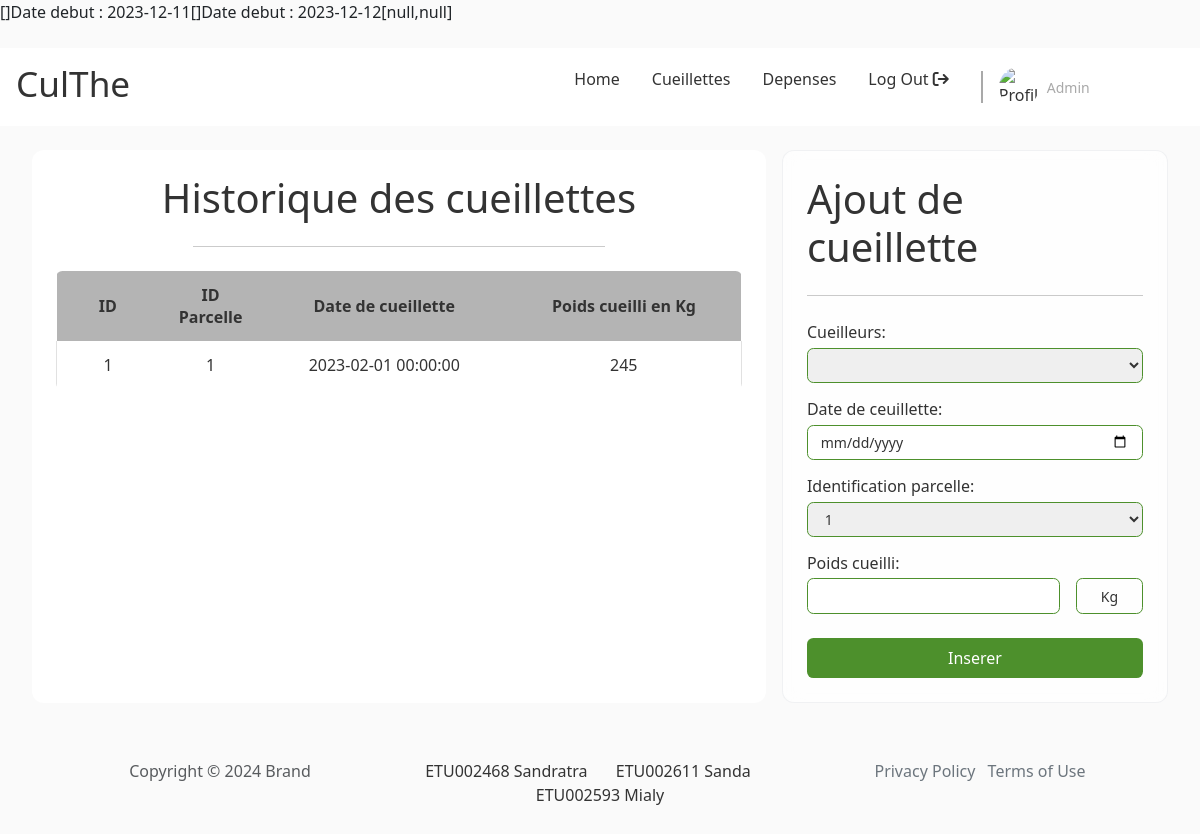
/pages/client/main.php?page=cueillettes, run on an earlier commit of the app's database.
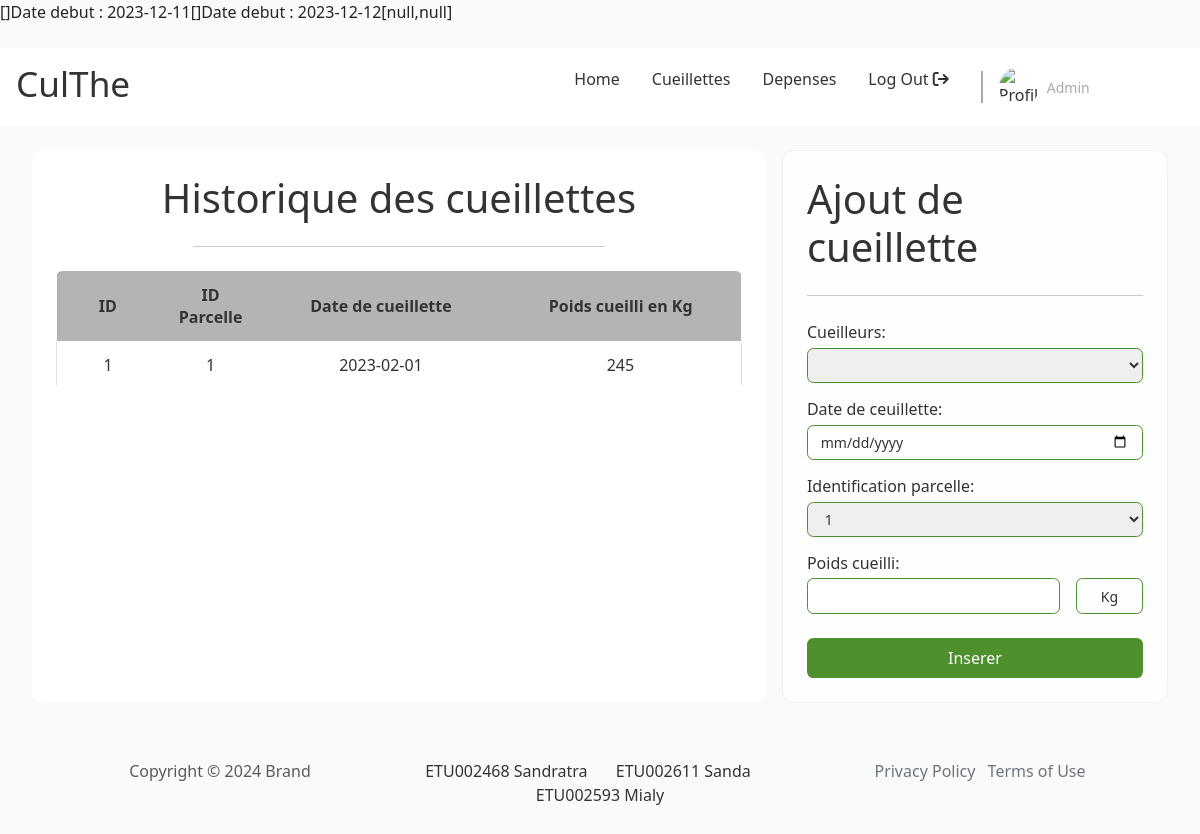
And on a later commit of the database.
### tables this page shows
CREATE TABLE culthe_cueillette(
    id INT PRIMARY KEY AUTO_INCREMENT,
    id_cueilleur INT NOT NULL, 
    id_parcelle INT NOT NULL, 
    date_cueillette DATE NOT NULL, 
    poids_cueilli DECIMAL NOT NULL, 
    FOREIGN KEY(id_cueilleur) REFERENCES culthe_cueilleur(id),
    FOREIGN KEY(id_parcelle) REFERENCES culthe_parcelle(id)
);

### inc/functions.php (called while the page is built, shortened)
<?php
    require("connexion.php");
    require("user/function_user.php");
    require("admin/function_parcelle.php");
    require("admin/function_cueilleur.php");
    get_list_paiement_cueilleur('2023-12-10','2023-12-11');
?>

### inc/connexion.php (called while the page is built)
<?php
    function dbconnect(){
        static $connect = null;
        if ($connect===null) {
            $connect = mysqli_connect('localhost','Sanda','DashDashGo2K23!!','culthe');
        }
        return $connect;
    }
?>

### inc/user/function_user.php (called while the page is built, shortened)
<?php
    function get_all_cueillette(){
        $request = "SELECT * FROM culthe_cueillette";
        $temp = mysqli_query(dbconnect(),$request);
        $result = array();
        while($donne = mysqli_fetch_array($temp)){
            $result[] = $donne;
        }
        return $result;
    }
?>

### inc/admin/function_parcelle.php (called while the page is built, shortened)
<?php
    function get_all_info_parcelle(){
        $request = "SELECT * FROM v_culthe_info_parcelle";
        $temp = mysqli_query(dbconnect(),$request);
        $result = array();
        while($donne = mysqli_fetch_array($temp)){
            $result[] = $donne;
        }
        return $result;
    }
?>

### pages/client/cueillettes.php (the view, shortened to what this page needs)
<?php
    $cueillettes = get_all_cueillette();
    $parcelles = get_all_info_parcelle();
    $cueilleurs = get_all_info_cueilleur();
?>
<div class="body double-col">
        <section class="left">
            <h1 class="section__title">Historique des cueillettes</h1>
            <hr class="section__sep">
            <div class="section__content">
                <table>
                    <tr>
                        <th class="id number">ID</th>
                        <th class="id number">ID Parcelle</th>
                        <th class="date">Date de cueillette</th>
                        <th class="number">Poids cueilli en Kg</th>
                    </tr>
                    <?php foreach( $cueillettes as &$value ) { ?>
                    <tr>
                        <td class="id number"><?php echo $value['id']; ?></td>
                        <td class="id number"><?php echo$value['id_parcelle']; ?></td>
                        <td class="name"><?php echo $value['date_cueillette'] ?></td>
                        <td class="name"><?php echo $value['poids_cueilli']; ?></td>
                    </tr>
                    <?php } ?>
                </table>
            </div>
        </section>
        <section class="right">
            <form action="../../handler/client/cueillette_handler.php" method="post" id="form" class="form">
                <h1 class="form__title">Ajout de cueillette</h1>
                <hr class="form__sep">
                <div class="form__content">
                     <div class="form__input vertical">
                        <label for="field" class="form__label">Cueilleurs:</label>
                        <select name="cueilleur" id="cueilleur" class="form__input-field">
                            <?php foreach( $cueilleurs as &$value ) { ?>
                                <option value="<?php echo $value['id_cueilleur']; ?>"><?php echo $value['nom_cueilleur']; ?></option>
                            <?php } ?>
                        </select>
                    </div>
                    <div class="form__input vertical">
                        <label for="date_harvest" class="form__label">Date de ceuillette:</label>
                        <input type="date" name="date_cueillete" id="date_cueillete" class="form__input-field" />
                    </div>
                    <div class="form__input vertical">
                        <label for="field" class="form__label">Identification parcelle:</label>
                        <select name="parcelle" id="parcelle" class="form__input-field">
                            <?php foreach( $parcelles as &$value ) { ?>
                                <option value="<?php echo $value['id_parcelle']; ?>"><?php echo $value['numero_parcelle']; ?></option>
                            <?php } ?>
                        </select>
                    </div>
                    <div class="form__input vertical">
                        <label for="weight_harvest" class="form__label">Poids cueilli:</label>
                        <div>
                            <input type="number" name="poids" id="poids" class="form__input-field" />
                            <span class="form__input-field unit">Kg</span>
                        </div>
                    </div>
                </div>
                <input type="submit" value="Inserer" class="form__submit btn" id="form__submit btn" />
            </form>
        </section>
    </div>

### inc/admin/function_cueilleur.php (shortened to what this page needs)
<?php
    function get_paiement_cueilleur($date){
        $request = "SELECT * FROM v_culthe_paiement_cueilleur WHERE date_cueillette='%s'";
        $request = sprintf($request,$date);
        $temp = mysqli_query(dbconnect(),$request);
        $result = [];
        return $result;
    }
    function get_total_paiement_cueilleur($date){
        $list = get_paiement_cueilleur($date);
        $result = array();
        for($i=0; $i<count($list); $i++){
            $temp = array(
                "date" => $list[$i]['date_cueillette'],
                "nom" => $list[$i]['nom'],
                "bonus" => $list[$i]['bonus'],
                "malus" => $list[$i]['malus'],
                "poids_minimal" => $list[$i]['poids_minimal'],
                "poids_cueilli" => $list[$i]['poids_cueilli'],
                "montant" => $list[$i]['montant']
            );
            $result[] = $temp;
        }
        echo json_encode($result);
    }
    function get_list_paiement_cueilleur($date_debut,$date_fin){
        $list = array();
        while($date_debut <= $date_fin){
            $list[] = get_total_paiement_cueilleur($date_debut);
            $date_debut = date('Y-m-d',strtotime($date_debut.'+ 1 days'));
            echo "Date debut : ".$date_debut;
        }
        echo json_encode($list);
    }
?>

### pages/client/main.php (shortened to what this page needs)
<?php
    require("../../inc/functions.php");
    $include = "resultat.php";
    if(isset($_GET["page"])){
        $include = "../client/" . $_GET["page"] . ".php";
    }
?>
<!DOCTYPE html>
<html lang="en">
<head>
    <link rel="stylesheet" href="../../assets/lib/bootstrap-5.3.2-dist/css/bootstrap.min.css">
    <link rel="stylesheet" href="../../assets/lib/fontawesome-free-6.4.2-web/css/fontawesome.css">
    <link rel="stylesheet" href="../../assets/lib/fontawesome-free-6.4.2-web/css/all.css">
    <link rel="stylesheet" href="../../assets/css/style.css">
    <link rel="stylesheet" href="../../assets/css/index.css">
    <link rel="stylesheet" href="../../assets/css/form.css">
    <link rel="stylesheet" href="../../assets/css/home.css">
    <link rel="stylesheet" href="../../assets/css/layout.css">
</head>
<body>
    <?php include("header.php"); ?>
    <?php if(isset($include)) {?>
    <?php include("../client/" . $include); ?>
    <?php }else{ ?>
        <?php include("../client/resultat.php"); ?>
    <?php } ?>
    <?php include("../shared/footer.php"); ?>
</body>
</html>

### pages/client/header.php (shortened to what this page needs)
<header id="main-header">
        <h1 class="header__logo"><a href="main.php?page=resultat">CulThe</a></h1>
        <div>
            <nav class="header__nav nav">
                <ul>
                    <li class="nav__item"><a href="main.php?page=resultat">Home</a></li>
                    <li class="nav__item"><a href="main.php?page=cueillettes">Cueillettes</a></li>
                    <li class="nav__item"><a href="main.php?page=depenses">Depenses</a></li>
                    <li class="nav__item"><a href="../../handler/client/logOut.php">Log Out <i class="fa fa-sign-out"></i></a></li>
                </ul>
            </nav>
            <span class="vertical-sep"></span>
            <div class="header__profile profile">
                <div class="profile__img">
                    <img src="../assets/img/tea_breeze.jpg" alt="Profile image">
                </div>
                <div class="profile__details">
                    <span class="profile__status">Admin</span>
                </div>
            </div>
        </div>
    </header>

### pages/shared/footer.php
<footer class="text-center py-4">
    <div class="container">
        <div class="row row-cols-1 row-cols-lg-3">
            <div class="col">
                <p class="text-muted my-2">Copyright © 2024 Brand</p>
            </div>
            <div class="col">
                <ul class="list-inline my-2">
                    <li class="list-inline-item me-4">ETU002468 Sandratra</li>
                    <li class="list-inline-item me-4">ETU002611 Sanda</li>
                    <li class="list-inline-item">ETU002593 Mialy</li>
                </ul>
            </div>
            <div class="col">
                <ul class="list-inline my-2">
                    <li class="list-inline-item"><a class="link-secondary" href="#">Privacy Policy</a></li>
                    <li class="list-inline-item"><a class="link-secondary" href="#">Terms of Use</a></li>
                </ul>
            </div>
        </div>
    </div>
</footer>

### assets/css/index.css (style rules this page uses)
:root { --primary: white; --secondary: lightgray; --accent: #4d902c; --text--main: #333333; --text--muted: darkgray; --text--100: .875rem; --text--300: 1rem; --text--500: 2.2rem; --border--soft: .4rem; --bg: rgb(250,250, 250); font-size: 1em; box-sizing: border-box; }
*, *::before, *::after { box-sizing: inherit; margin: 0; padding: 0; color: var(--text--main); text-decoration: none; }
html { color: var(--text--main); font-family: system-ui, -apple-system, BlinkMacSystemFont, 'Segoe UI', Roboto, Oxygen, Ubuntu, Cantarell, 'Open Sans', 'Helvetica Neue', sans-serif; }
body { min-height: 100vh; }
body>*+* { margin-top: 1.5rem; }
.btn { padding: .5rem 1rem; border: none; border-radius: var(--border--soft); background-color: var(--accent); }

### assets/css/form.css (style rules this page uses)
.form { padding: 1.5rem; border-radius: var(--border--soft); backdrop-filter: blur(10px) saturate(180%); -webkit-backdrop-filter: blur(10px) saturate(180%); background-color: rgba(255, 255, 255, 0.7); border-radius: 12px; border: 1px solid rgba(209, 213, 219, 0.3); }
.form>*+* { margin-top: 1.5rem; }
.form__title { margin: 0; }
.form__content>*+* { margin-top: .875rem; }
.form__input.vertical { display: flex; flex-direction: column; gap: .2rem; width: 100%; }
.form__input > div { display: flex; align-items: center; gap: 1rem; width: 100%; }
.form__input > div > * { flex-grow: 1; }
.form__input > div > .unit { flex-grow: 0; flex-basis: 20%; text-align: center; }
.form__input-field { padding: .4rem .8rem; border: 1px solid var(--accent); border-radius: var(--border--soft); font-size: var(--text--100); }
.form__submit { display: block; width: 100%; color: white; }

### assets/css/home.css (style rules this page uses)
body { background-color: var(--bg); }
#main-header { display: flex; align-items: center; justify-content: space-between; padding-left: 1rem; padding-right: 1rem; background-color: white; }
#main-header > div { display: flex; align-items: center; gap: 1rem; }
.header__logo { font-size: var(--text--500); }
.nav ul { display: flex; align-items: center; }
.nav__item { list-style-type: none; }
.nav__item a { display: inline-block; padding: 1.2rem 1rem; }
.vertical-sep { height: 2rem; border-left: 2px solid var(--text--muted); }
.profile { display: flex; align-items: center; justify-content: flex-start; gap: 0.5rem; }
.profile__img { overflow: hidden; aspect-ratio: 1 / 1; width: 2.5rem; border-radius: 50%; object-fit: cover; }
.profile__details { display: flex; flex-direction: column; }
.profile__status { color: var(--text--muted); font-size: var(--text--100); }

### assets/css/layout.css (style rules this page uses)
.body { margin-left: 2rem; margin-right: 2rem; }
.double-col { display: flex; gap: 1rem; }
.double-col>*>*+* { margin-top: 1.5rem; }
.double-col .left { flex-basis: 65%; }
.double-col .right { flex-grow: 1; }
.left { padding: 1.5rem; border-radius: 12px; background-color: white; }
.left .section__title { text-align: center; }
.left .section__sep { width: 60%; margin-left: auto; margin-right: auto; }
.left table { overflow: hidden; border-spacing: 0; width: 100%; margin: auto auto; border-radius: var(--border--soft); border-bottom: 1px solid rgb(225, 225, 225); }
.left th, .left td { padding: .8rem 1rem; text-align: center; }
.left th { background-color: rgb(180, 180, 180); }
.left td:first-child { border-left: 1px solid rgb(225, 225, 225); }
.left td:last-child { border-right: 1px solid rgb(225, 225, 225); }
.left tr:last-child td, .left tr:not(:first-child) td { border-bottom: 1px solid rgb(225, 225, 225); }
.left .id { width: 15%; text-align: center; }
.left .name, .left .date { text-align: center; }

What changed in the data, as far as the page shows it:
changed culthe_cueillette id 1: date_cueillette "2023-02-01 00:00:00" → "2023-02-01"
